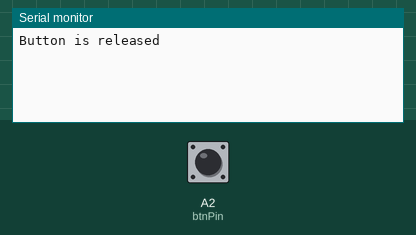
Simulated run of this sketch. Board: Arduino Uno, built with avr-gcc and run on an emulated ATmega328P. Shown: the last lines printed to the serial monitor. The test bench sets the inputs (shaded band); at power-on: A2 (btnPin) HIGH.

Above: at 1.2 s.
1.3 s: A2 (btnPin) pulled LOW for 0.15 s
At 1.43 s:
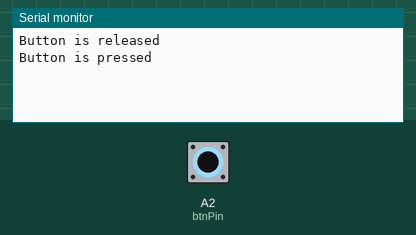
At 2.3 s:
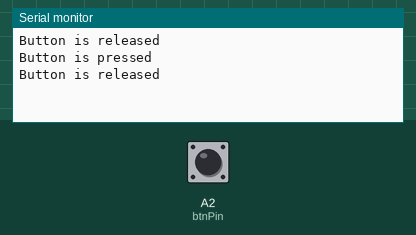

The sketch:

button.ino
```cpp
/* Pinout Definition */
#define btnPin A2

/* button */
bool bButton = false;

void setup() {
  // put your setup code here, to run once:
  pinMode(btnPin, INPUT);
  Serial.begin(9600);

  bButton = digitalRead(btnPin);
  if (0 == bButton) {
    Serial.println("Button is pressed");
  } else {
    Serial.println("Button is released");
  }
}

void loop() {
  // put your main code here, to run repeatedly:
 delay(1);
 button();
}

void button(){
  if (bButton != digitalRead(btnPin)) {
    bButton = digitalRead(btnPin);
    if (0 == bButton) {
      Serial.println("Button is pressed");
    } else {
      Serial.println("Button is released");
    }
  }
}
```

Measured:
- after the input at 1.3 s, the serial monitor: prints a new line at once (image 1)
